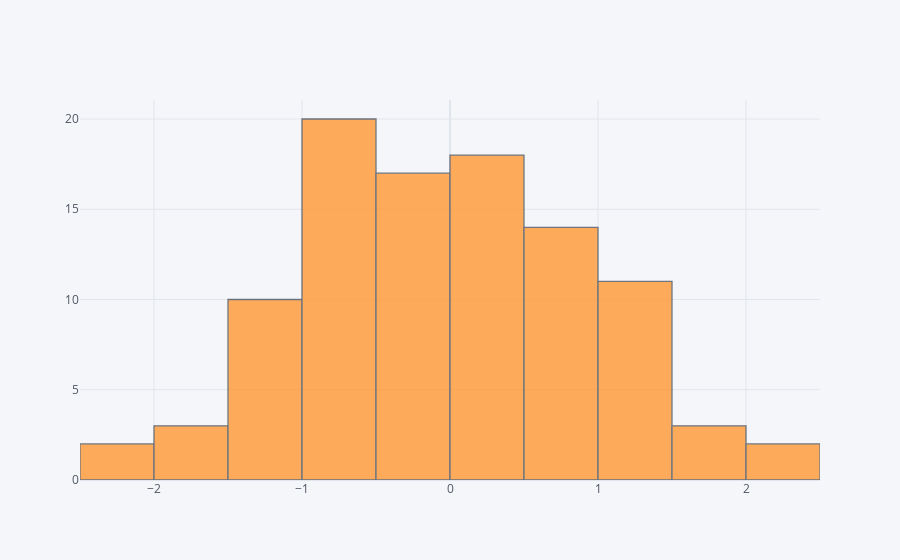

The notebook cell this image was saved under:
### Code cell
df['A'].iplot(kind='hist')

### Figure 1 — Plotly figure (JSON) as saved in the notebook; plotly's stock layout.template omitted (floating-point values rounded to 4 significant figures)
{"data": [{"histfunc": "count", "histnorm": "", "marker": {"color": "rgba(255, 153, 51, 1.0)", "line": {"color": "#4D5663", "width": 1.3}}, "name": "A", "opacity": 0.8, "orientation": "v", "type": "histogram", "x": [1.084, -0.1849, 0.5187, -0.7687, -0.9486, -0.9475, -0.5247, 0.7882, -1.46, -1.04, 0.4511, -0.2842, -0.07398, 1.157, -1.433, 0.2319, -0.2469, 0.7852, 1.179, 1.545, 0.001379, -0.7978, -0.9651, -1.055, -0.5892, 0.07059, -2.121, 1.112, 1.427, -0.5603, -1.273, 0.4256, -0.778, 1.033, -0.9178, -1.415, 0.8928, 0.4515, 0.3376, -0.8967, -1.908, 2.257, 1.635, 2.103, -1.13, -1.961, -1.081, 1.006, 1.444, 0.8928, 0.6092, -1.34, -0.8186, -0.4558, -0.08462, -0.01651, 0.9999, -1.447, 0.03827, -0.9295, 0.1789, -0.122, -0.5726, 0.6277, 1.51, 0.2233, 0.2402, 0.1064, -0.6232, -0.007808, 0.6772, -0.8869, -2.254, -0.01709, -0.7802, -0.4581, -0.242, 0.7255, 0.164, -0.3884, 0.5818, 1.028, 0.08539, -0.8454, 0.2288, -0.7727, -1.915, 1.488, 0.535, 0.6053, 0.178, -0.63, -0.4082, -0.119, 0.1449, 0.2319, -0.2147, 1.499, 0.5314, -0.4669]}], "layout": {"barmode": "overlay", "legend": {"bgcolor": "#F5F6F9", "font": {"color": "#4D5663"}}, "paper_bgcolor": "#F5F6F9", "plot_bgcolor": "#F5F6F9", "title": {"font": {"color": "#4D5663"}}, "xaxis": {"gridcolor": "#E1E5ED", "showgrid": true, "tickfont": {"color": "#4D5663"}, "title": {"font": {"color": "#4D5663"}, "text": ""}, "zerolinecolor": "#E1E5ED"}, "yaxis": {"gridcolor": "#E1E5ED", "showgrid": true, "tickfont": {"color": "#4D5663"}, "title": {"font": {"color": "#4D5663"}, "text": ""}, "zerolinecolor": "#E1E5ED"}}}
